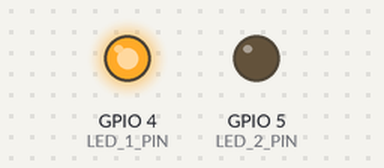
Simulated run of this sketch. Board: ESP32. On the bench: output pins drawn as LEDs (lit = HIGH). WiFi joins after 1.5 s; servers stay silent unless stated; web services answer with replies made up by the test bench; what the sketch prints to the serial monitor is not drawn.

Above: at 1.6 s.
At 2.6 s:
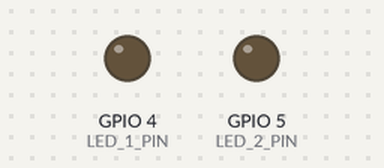
Timing chart, 0 to 4.1 s (numbered marks = the images above):
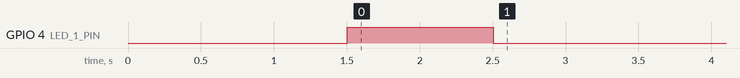

The sketch:

ESP32_captiveportal_api_wifimanager.ino
```cpp
#include <WiFi.h>
#include <WiFiManager.h>  // Include the WiFiManager library
#include <HTTPClient.h>

// Declare global variables for API key storage
char apiKey[40] = ""; // Large enough to store an API key
WiFiManager wifiManager;

// Pin definitions
const int LED_1_PIN = 4; // Pin number for LED 1
const int LED_2_PIN = 5; // Pin number for LED 2

// Interval between sensor readings
const int interval = 5000; // interval in milliseconds
unsigned long previousMillis = 0;

// Server information
const char* server = "api.thingspeak.com";

void setup() {
  Serial.begin(9600);

  // Initialize LED pins
  pinMode(LED_1_PIN, OUTPUT);
  pinMode(LED_2_PIN, OUTPUT);

  // Create a custom WiFiManager parameter to input the API key
  WiFiManagerParameter customApiKey("apiKey", "Enter API Key", apiKey, 40);
  wifiManager.addParameter(&customApiKey);

  // AutoConnect will attempt to connect to the last known network or open a captive portal
  if (!wifiManager.autoConnect("ESP32_AP")) {
    Serial.println("Failed to connect and hit timeout");
    ESP.restart();
  }

  // Save the entered API key in EEPROM or use a persistent storage if needed
  strcpy(apiKey, customApiKey.getValue());
  Serial.println("Connected to Wi-Fi!");
  Serial.print("IP Address: ");
  Serial.println(WiFi.localIP());

  // Print the API key for verification
  Serial.print("API Key: ");
  Serial.println(apiKey);

  // Blink LED 1 to indicate successful connection
  digitalWrite(LED_1_PIN, HIGH);
  delay(1000);
  digitalWrite(LED_1_PIN, LOW);
}

void loop() {
  unsigned long currentMillis = millis();

  if (currentMillis - previousMillis >= interval) {
    previousMillis = currentMillis;

    // Code to read sensor data goes here
    float sensorValue = 0.0; // Replace with your actual sensor reading

    // Construct URL for ThingSpeak API POST request
    String url = "/update?api_key=";
    url += apiKey; // Use the user-provided API key
    url += "&field1=";
    url += String(sensorValue);

    // Make HTTP POST request to ThingSpeak
    if (WiFi.status() == WL_CONNECTED) {
      WiFiClient client;
      HTTPClient http;
      http.begin(client, server, 80, url);
      int httpResponseCode = http.POST("");

      if (httpResponseCode == 200) {
        Serial.println("Sensor data successfully posted to ThingSpeak");
      } else {
        Serial.print("Error posting sensor data to ThingSpeak, error code: ");
        Serial.println(httpResponseCode);
      }
      http.end();
    } else {
      Serial.println("Wi-Fi not connected. Unable to post data.");
    }
  }

  // Other code to be executed goes here
  // ...
}
```
